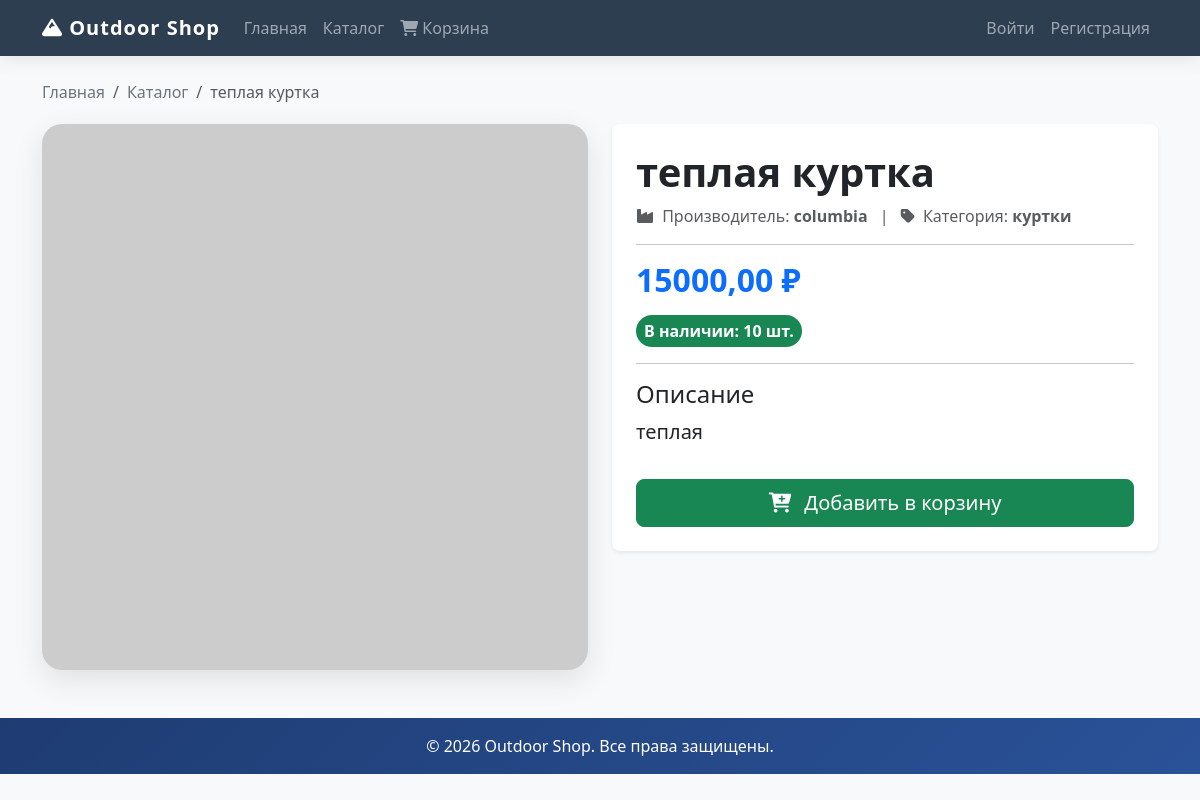
The app's page /catalog/1/ with its own data.
### shop/models.py (models this page shows, shortened)
class Product(models.Model):
    name = models.CharField(max_length=200, verbose_name="Название товара")
    description = models.TextField(verbose_name="Описание")
    product_image = models.ImageField(upload_to='products/', blank=True, null=True, verbose_name="Фото товара")
    price = models.DecimalField(max_digits=10, decimal_places=2, validators=[MinValueValidator(0)], verbose_name="Цена")
    stock = models.IntegerField(validators=[MinValueValidator(0)], verbose_name="Количество на складе")
    category = models.ForeignKey(Category, on_delete=models.CASCADE, related_name='products', verbose_name="Категория")
    manufacturer = models.ForeignKey(Manufacturer, on_delete=models.CASCADE, related_name='products', verbose_name="Производитель")
    class Meta: verbose_name_plural = "Товары"

class Manufacturer(models.Model):
    name = models.CharField(max_length=100, verbose_name="Название")
    country = models.CharField(max_length=100, verbose_name="Страна")
    description = models.TextField(blank=True, verbose_name="Описание")
    class Meta: verbose_name_plural = "Производители"

class Category(models.Model):
    name = models.CharField(max_length=100, verbose_name="Название")
    description = models.TextField(blank=True, verbose_name="Описание")
    class Meta: verbose_name_plural = "Категории"

### shop/views.py (the view)
# urls.py: path('catalog/<int:pk>/', views.product_detail, name='product_detail'),
def product_detail(request, pk):
    product = get_object_or_404(Product, id=pk)
    return render(request, 'shop/product_detail.html', {'product': product})

### shop/templates/shop/product_detail.html (shortened to what this page needs)
{% extends 'base.html' %}
{% load static %}
{% block content %}
    <nav aria-label="breadcrumb" class="animate-on-scroll">
        <ol class="breadcrumb">
            <li class="breadcrumb-item"><a href="{% url 'index' %}">Главная</a></li>
            <li class="breadcrumb-item"><a href="{% url 'product_list' %}">Каталог</a></li>
            <li class="breadcrumb-item active" aria-current="page">{{ product.name }}</li>
        </ol>
    </nav>
    <div class="row animate-on-scroll">
        <div class="col-md-6">
            {% if product.product_image %}
                <img src="{{ product.product_image.url }}" class="img-fluid product-detail-img" alt="{{ product.name }}">
            {% else %}
                <img src="https://via.placeholder.com/600x600?text=No+Image" class="img-fluid product-detail-img" alt="No image">
            {% endif %}
        </div>
        <div class="col-md-6">
            <div class="bg-white p-4 rounded-3 shadow-sm">
                <h1 class="display-6 fw-bold">{{ product.name }}</h1>
                <p class="text-muted mb-3">
                    <i class="fas fa-industry me-1"></i> Производитель: <strong>{{ product.manufacturer.name }}</strong>
                    <span class="mx-2">|</span>
                    <i class="fas fa-tag me-1"></i> Категория: <strong>{{ product.category.name }}</strong>
                </p>
                <hr>
                <h2 class="text-primary fw-bold my-3">{{ product.price }} ₽</h2>
                <div class="d-flex align-items-center mb-3">
                    <span class="badge {% if product.stock > 0 %}bg-success{% else %}bg-danger{% endif %} rounded-pill p-2 fs-6 me-2">
                        {% if product.stock > 0 %}В наличии: {{ product.stock }} шт.{% else %}Нет в наличии{% endif %}
                    </span>
                </div>
                <hr>
                <h4>Описание</h4>
                <p class="lead">{{ product.description }}</p>
                {% if product.stock > 0 %}
                    <a href="{% url 'add_to_cart' product.id %}" class="btn btn-success btn-lg mt-3 w-100">
                        <i class="fas fa-cart-plus me-2"></i> Добавить в корзину
                    </a>
                {% else %}
                    <button class="btn btn-secondary btn-lg mt-3 w-100" disabled>
                        <i class="fas fa-ban me-2"></i> Нет в наличии
                    </button>
                {% endif %}
            </div>
        </div>
    </div>
{% endblock %}

### shop/static/css/style.css (style rules this page uses)
body { background-color: #f8f9fa; font-family: 'Segoe UI', Tahoma, Geneva, Verdana, sans-serif; overflow-x: hidden; }
.animate-on-scroll { opacity: 0; animation: fadeInUp 0.8s ease-out forwards; }
.product-detail-img { border-radius: 20px; box-shadow: 0 10px 30px rgba(0, 0, 0, 0.1); transition: transform 0.5s ease; }
.breadcrumb { background: transparent; padding: 0; margin-bottom: 20px; }
.breadcrumb-item a { text-decoration: none; color: #6c757d; transition: color 0.3s ease; }

### records on screen
Product: name "теплая куртка", manufacturer.name "columbia", category.name "куртки", price "15000,00", stock "10", description "теплая"
